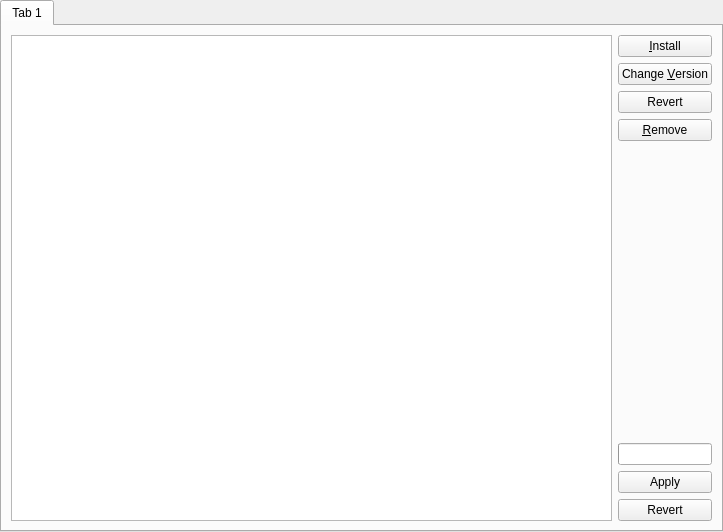
<?xml version="1.0" encoding="UTF-8"?>
<ui version="4.0">
 <class>PackagesPage</class>
 <widget class="QWidget" name="PackagesPage">
  <property name="geometry">
   <rect>
    <x>0</x>
    <y>0</y>
    <width>723</width>
    <height>532</height>
   </rect>
  </property>
  <property name="windowTitle">
   <string>Packages</string>
  </property>
  <layout class="QVBoxLayout" name="verticalLayout">
   <property name="leftMargin">
    <number>0</number>
   </property>
   <property name="topMargin">
    <number>0</number>
   </property>
   <property name="rightMargin">
    <number>0</number>
   </property>
   <property name="bottomMargin">
    <number>0</number>
   </property>
   <item>
    <widget class="QTabWidget" name="tabWidget">
     <property name="currentIndex">
      <number>0</number>
     </property>
     <widget class="QWidget" name="tab">
      <attribute name="title">
       <string>Tab 1</string>
      </attribute>
      <layout class="QGridLayout" name="gridLayout">
       <item row="0" column="0">
        <widget class="ModListView" name="modTreeView">
         <property name="sizePolicy">
          <sizepolicy hsizetype="Expanding" vsizetype="Expanding">
           <horstretch>0</horstretch>
           <verstretch>0</verstretch>
          </sizepolicy>
         </property>
         <property name="acceptDrops">
          <bool>true</bool>
         </property>
         <property name="dragDropMode">
          <enum>QAbstractItemView::DropOnly</enum>
         </property>
         <property name="sortingEnabled">
          <bool>true</bool>
         </property>
        </widget>
       </item>
       <item row="0" column="1">
        <layout class="QVBoxLayout" name="verticalLayout_2">
         <item>
          <widget class="QPushButton" name="install">
           <property name="text">
            <string>&amp;Install</string>
           </property>
          </widget>
         </item>
         <item>
          <widget class="QPushButton" name="changeVersion">
           <property name="text">
            <string>Change &amp;Version</string>
           </property>
          </widget>
         </item>
         <item>
          <widget class="QPushButton" name="revert">
           <property name="text">
            <string>Revert</string>
           </property>
          </widget>
         </item>
         <item>
          <widget class="QPushButton" name="remove">
           <property name="text">
            <string>&amp;Remove</string>
           </property>
          </widget>
         </item>
         <item>
          <spacer name="verticalSpacer">
           <property name="orientation">
            <enum>Qt::Vertical</enum>
           </property>
           <property name="sizeHint" stdset="0">
            <size>
             <width>20</width>
             <height>40</height>
            </size>
           </property>
          </spacer>
         </item>
         <item>
          <widget class="QProgressBar" name="progressBar">
           <property name="sizePolicy">
            <sizepolicy hsizetype="Minimum" vsizetype="Fixed">
             <horstretch>0</horstretch>
             <verstretch>0</verstretch>
            </sizepolicy>
           </property>
           <property name="format">
            <string>Verifying</string>
           </property>
          </widget>
         </item>
         <item>
          <widget class="QPushButton" name="applyTransaction">
           <property name="text">
            <string>Apply</string>
           </property>
          </widget>
         </item>
         <item>
          <widget class="QPushButton" name="revertTransaction">
           <property name="text">
            <string>Revert</string>
           </property>
          </widget>
         </item>
        </layout>
       </item>
      </layout>
     </widget>
    </widget>
   </item>
  </layout>
 </widget>
 <customwidgets>
  <customwidget>
   <class>ModListView</class>
   <extends>QTreeView</extends>
   <header>gui/widgets/ModListView.h</header>
  </customwidget>
 </customwidgets>
 <tabstops>
  <tabstop>tabWidget</tabstop>
  <tabstop>modTreeView</tabstop>
  <tabstop>changeVersion</tabstop>
  <tabstop>revert</tabstop>
  <tabstop>remove</tabstop>
  <tabstop>applyTransaction</tabstop>
  <tabstop>revertTransaction</tabstop>
 </tabstops>
 <resources/>
 <connections/>
</ui>
